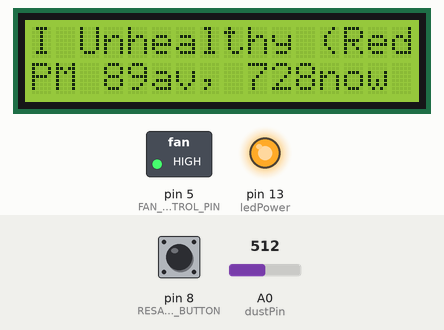
Bench run of a sketch on a simulated Arduino Uno, built with avr-gcc and run on an emulated ATmega328P. Shown: 16×2 character LCD, switched loads named in the sketch (green lamp = pin HIGH), output pins drawn as LEDs (lit = HIGH). Inputs (shaded band) come from the test bench; at power-on: A0 (dustPin) = 512, pin 8 (RESAMPLE_BUTTON) HIGH. What the sketch prints to the serial monitor is not drawn.

Above: at 1.2 s.
1.3 s: A0 (dustPin) set to 25
At 2.7 s:
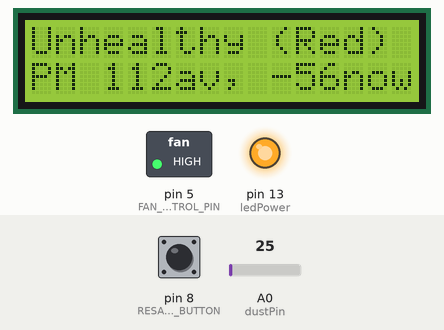
4.5 s: A0 (dustPin) set to 716
At 6.5 s:
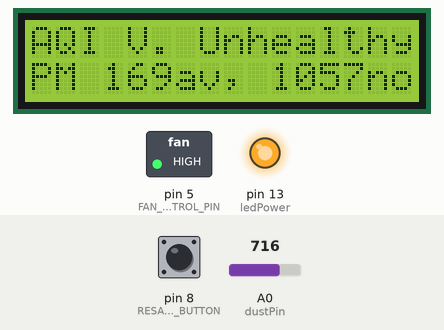
7.7 s: A0 (dustPin) set to 45
At 8.7 s:
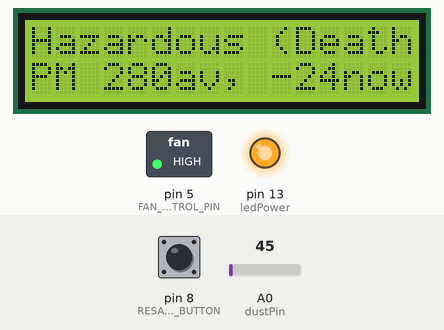
10.9 s: A0 (dustPin) set to 900
At 12.0 s:
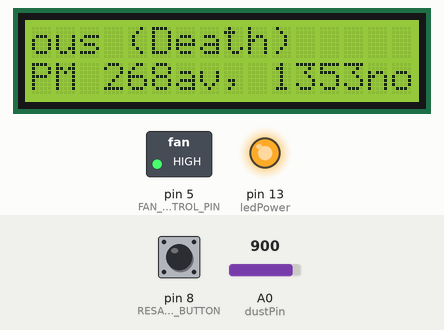
Timing chart, 0 to 13.9 s (numbered marks = the images above; inputs shaded):
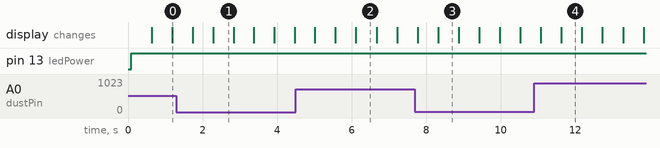

Measured:
- after the input at 10.9 s, the display: first differs from a run without the input after 0.72 s (image 4)
- what the display in image 1 shows lasts 0.5 s, from 2.3 s to 2.8 s
- what the display in image 2 shows lasts 0.6 s, from 6.1 s to 6.7 s

The sketch:

smoke_sensor.ino
```cpp
/*-------------------------------------------------------------
  smoke_sensor

  This code drives a Sharp GP2Y1010AU0F sensor with control of
  a fan and LCD display.

  For calibration, achart of pm10 vs pm2.5:https://tinyurl.com/y3fkjgo7
  Best note for sample code: https://tinyurl.com/y6xhshw4
  US AQI standard: https://tinyurl.com/yxa48kty
 -------------------------------------------------------------*/

// Define if we're using I2C module (rather than 4-bit GPIO) to control
//   the display
#define I2C_DISPLAY

// Both displays use the same API, so we only need to include the
//   correct library and initialize properly
#ifdef I2C_DISPLAY
  #include <Wire.h>
  #include <LiquidCrystal_I2C.h>
  LiquidCrystal_I2C lcd = LiquidCrystal_I2C(0x27,16,2);
#else
  #include <LiquidCrystal.h>
  // LCD Display configuration
  const int rs = 12, en = 11, d4 = 4, d5 = 5, d6 = 6, d7 = 7;
  LiquidCrystal lcd(rs, en, d4, d5, d6, d7);
#endif

// Dust Sensor Physical Configuration
int dustPin=A0;
int ledPower=13;  // Pin D13
int delayTime= 280;
int delayTime2= 40;
float offTime=9680;

// Dust Sensor Calibration Constants
#define DUST_ZERO 0.12       // Volts, 0.5 typical
#define DUST_OFFSET_CAL -57  // offset to pm2.5 value n (set per-sensor)
                             // new green sensor -57
#define DUST_SLOPE_CAL 1.65  // multiplier for pm2.5 value

// LCD Display content constants and variables
#define DESC_LEN 30         // max length for AQI Description
#define ACCUM_FRACTION 0.05  // lower = more smooth filtering
char first_line[DESC_LEN];  // holds the first display line
char second_line[DESC_LEN]; // holds the second display line
char dust_desc[DESC_LEN];
int display_scroll = 0;

// Control pin for NPN transistor for fan power
#define FAN_CONTROL_PIN 5

// Button to re-start fast sampling (optional to hook up)
#define RESAMPLE_BUTTON 8  // digital 8 button

// Loop speed configuration
#define SLOW_SAMPLING_DELAY_MS 59000  // sample every 60 seconds
#define SLOW_SAMPLING_FAN_LEAD 10000   // fan on 10 seconds before taking sample
#define NUM_FAST_ITERATIONS 120 // take 120 samples fast when powered up

//////////////////////////////////////////////////////////
void setup(){
  // Communication with the host computer
  Serial.begin(115200);

  // Sensor pins
  pinMode(ledPower,OUTPUT);  // Turns sensor LED on/off
  pinMode(dustPin, INPUT);   // Analog input


  // set npn transistor high (fan on) to start
  pinMode(FAN_CONTROL_PIN,OUTPUT);
  digitalWrite(FAN_CONTROL_PIN,HIGH);

  // LCD Initialization
#ifdef I2C_DISPLAY
  lcd.init();
  lcd.backlight();
#else
  lcd.begin(16, 2);  // columns, rows
#endif
  lcd.print("STARTUP");
  lcd.setCursor(0,1);  // column, row
  lcd.print("...  ...  ...  ");
  lcd.home();  // reposition cursor


  // Init the resample button (does nothing if not hooked up)
  pinMode(RESAMPLE_BUTTON, INPUT_PULLUP);
}


// slow_sample_delay()
//   turns the fan and lcd off and waits for sampline_delay ms.
//   then turns both on, waits a bit, and then exits

void slow_sample_delay(uint16_t sampling_delay, uint16_t fan_lead){
  uint16_t timer_iterations = 0;

  while(digitalRead(RESAMPLE_BUTTON) && (timer_iterations < sampling_delay)){
    delay(1); // Run more
    if(timer_iterations > (sampling_delay - fan_lead) ) {
      digitalWrite(FAN_CONTROL_PIN,HIGH); // fan on
      lcd.backlight();
    }
    else {
      digitalWrite(FAN_CONTROL_PIN,LOW);  // fan off
      lcd.noBacklight();
    }

    timer_iterations++;

    if(timer_iterations % 500 == 0)
      Serial.print('.');
  }
  Serial.println("");
}


uint8_t loop_iterations = 0; // only needs to hold max value of 61
float dust_accum = 20.0;  // current dust sensor value, averaged

void loop(){ //////////////////////////////////////////////////////////
  digitalWrite(FAN_CONTROL_PIN,HIGH); // fan on
  digitalWrite(ledPower,LOW); // power on sensor LED
  delayMicroseconds(delayTime); // wait for data collection
  int dustVal=analogRead(dustPin); // read sensor value
  delayMicroseconds(delayTime2);  // wait for a settling time
  digitalWrite(ledPower,HIGH);  // power off the sensor LED
  delayMicroseconds(offTime); // delay for the remainder of a second
  delay(500);  // base delay time


  // Slow ourselves down to prevent sensor wear, unless button is pressed
  uint16_t timer_iterations = 0;
  if(loop_iterations > NUM_FAST_ITERATIONS) {
    slow_sample_delay(SLOW_SAMPLING_DELAY_MS, SLOW_SAMPLING_FAN_LEAD);
  }
  else {
    // I'm in the initial loop, make sure the fan and backlight is on
    loop_iterations++; // only count up to 61 then stop
    digitalWrite(FAN_CONTROL_PIN,HIGH); // fan on
    lcd.backlight();
  }

  // Check the resample button
  if(!digitalRead(RESAMPLE_BUTTON)){
    digitalWrite(FAN_CONTROL_PIN,HIGH);  // Fan on
    Serial.println(F("Fast Resampling"));
    loop_iterations = 0;
  }

  // Compute voltage of the dust sensor
  float dust_volts = float(dustVal/1024.0*5.0);
  float dust_relative_volts = dust_volts - DUST_ZERO;
  // Sensitivity: 0.5V/(0.1mg/m3) = ( 0.5v/100ugmc) = 1v / 200ugmc
  float dust_pm25 = dust_relative_volts * 200 * DUST_SLOPE_CAL + DUST_OFFSET_CAL;
  dust_accum = dust_accum*(1.0 - ACCUM_FRACTION) + dust_pm25 * ACCUM_FRACTION ;

  // Select the AQI Classification for PM2.5
  float dust_rating = dust_accum;
  if(dust_rating > 250.0){
    snprintf(dust_desc, DESC_LEN, "Hazardous (Death)");
  } else if(dust_rating > 150) {
    snprintf(dust_desc, DESC_LEN, "V. Unhealthy (Purple)");
  } else if(dust_rating > 55){
    snprintf(dust_desc, DESC_LEN, "Unhealthy (Red)");
  } else if(dust_rating > 35) {
    snprintf(dust_desc, DESC_LEN, "USG (Orange)");
  } else if(dust_rating > 12) {
    snprintf(dust_desc, DESC_LEN, "Moderate (Yellow)");
  } else {
    snprintf(dust_desc, DESC_LEN, "Good (Green)");
  }

  // Report back via serial port
  Serial.print(F("Quality is "));
  Serial.print(dust_desc);
  Serial.print(" ");
  Serial.print(dust_volts);
  Serial.print("v -- ");
  Serial.print(dust_accum);
  Serial.print(" (PM2.5 AVG) -- ");
  Serial.print(dust_pm25);
  Serial.print("(PM2.5) -- ");
  Serial.print(dustVal);
  Serial.println("");

  // Display to the LCD display
  if(display_scroll > 9)
    display_scroll = 0;
  else
    display_scroll++;

  snprintf(first_line, DESC_LEN, "AQI %s", dust_desc);
  snprintf(second_line, DESC_LEN, "PM %dav, %dnow", (int)dust_accum, (int)dust_pm25);
  lcd.home();
  lcd.clear();
  lcd.print(first_line+display_scroll);
  lcd.setCursor(0,1);
  lcd.print(second_line);
}
```
